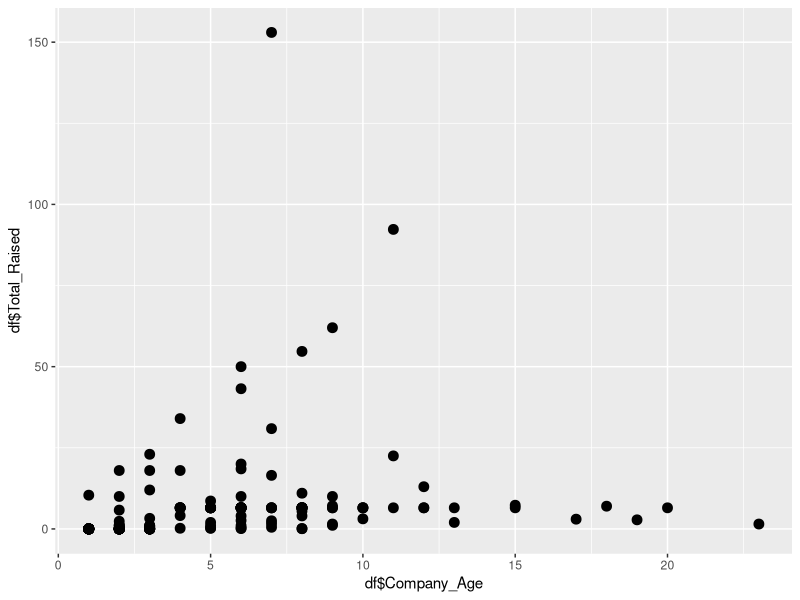
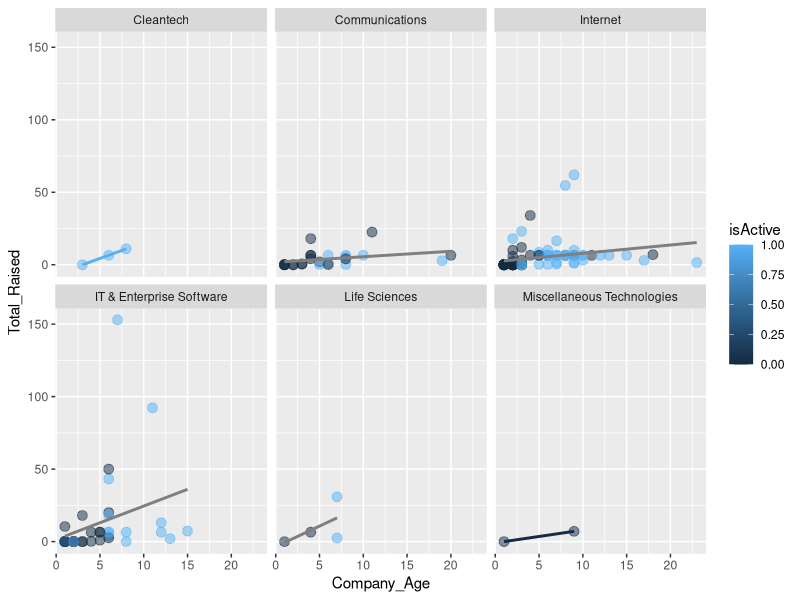

Generate these figures, in order, with R:

library(ggplot2)




df <- read.csv('b2bForR.csv')
str(df)
df$Company_Status <- as.factor(df$Company_Status)
df$Stage <- as.factor(df$Stage)


ggplot(df, aes(df$Company_Age,df$Total_Raised))+
  geom_point(size = 3)
ggplot(df,aes(Company_Age,Total_Raised,
             colour = isActive))+
geom_point(size = 3, alpha = 0.5)+
geom_smooth(method = lm, se =F)+
facet_wrap(~Sector)

  




